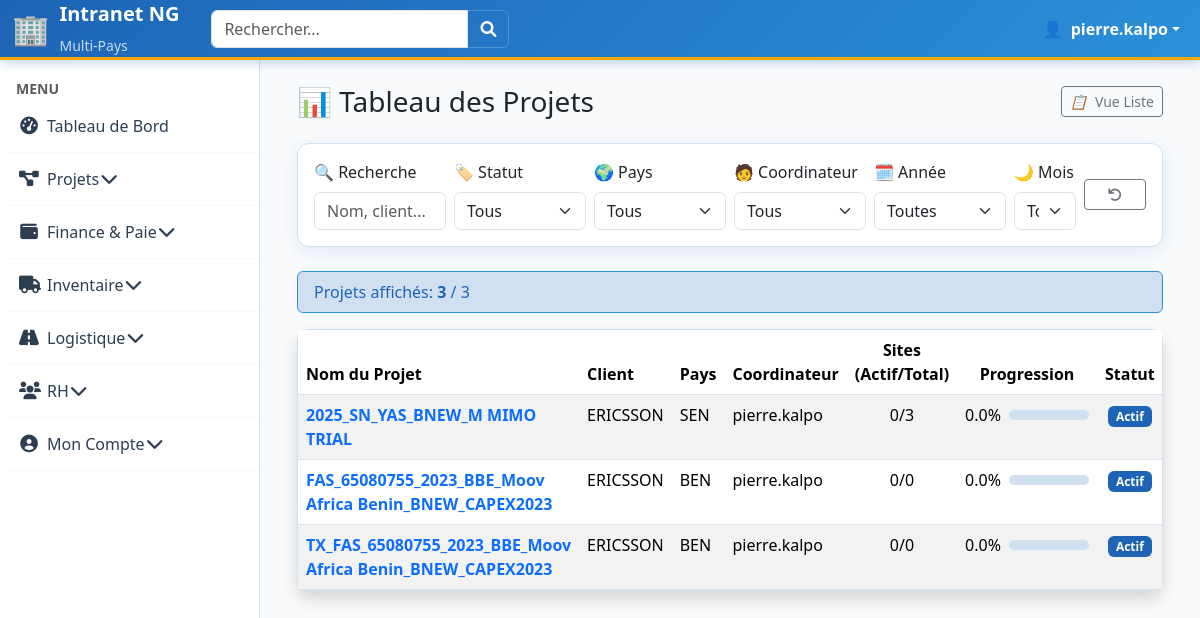
/projects/ (signed in), run on an earlier commit of the app's database.
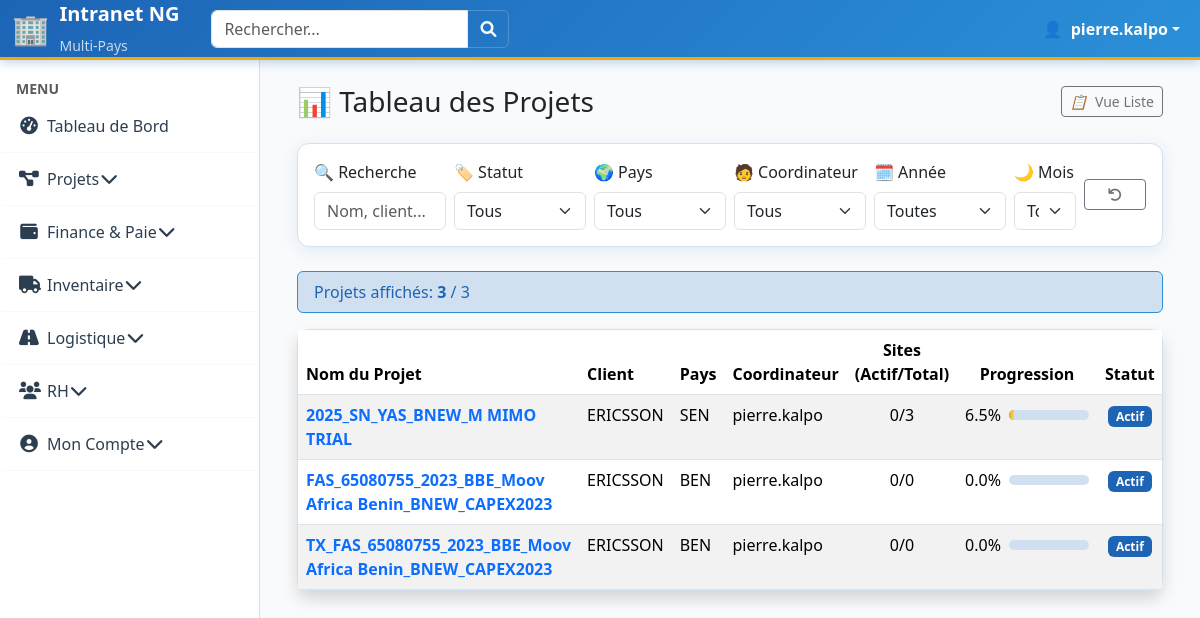
And on a later commit of the database.
### projects/models.py (models this page shows, shortened)
class Project(models.Model):
    country = models.ForeignKey(
        'users.Country',  # Utilise une chaîne pour éviter l'import circulaire
        on_delete=models.PROTECT,
        verbose_name=_("Pays d'Exécution"),
        help_text=_("Le pays détermine l'isolation des données."),
    )
    client = models.ForeignKey(
        Client,  # ✅ OK : Client est défini ci-dessus
        on_delete=models.SET_NULL,
        null=True,
        blank=True,
        verbose_name=_("Client")
    )
    name = models.CharField(max_length=200, verbose_name=_("Nom du Projet"))
    budget_alloue = models.DecimalField(
        max_digits=12,
        decimal_places=2,
        default=Decimal("0.00"),
        verbose_name=_("Budget Alloué"),
    )
    statut = models.CharField(
        max_length=20,
        choices=PROJECT_STATUS_CHOICES,
        default="PREPARATION",
        verbose_name=_("Statut"),
    )
    coordinator = models.ForeignKey(
        settings.AUTH_USER_MODEL,
        on_delete=models.PROTECT,
        related_name="coordinated_projects",
        verbose_name=_("Coordonnateur du Projet"),
        help_text=_(
            "L'utilisateur désigné pour gérer le projet (Project Coordinator/CM)."
        ),
    )
    start_date = models.DateField(verbose_name=_("Date de Démarrage"))
    end_date = models.DateField(
        blank=True, null=True, verbose_name=_("Date de Fin Estimée")
    )
    is_active = models.BooleanField(default=True, verbose_name=_("Projet Actif"))
    is_completed = models.BooleanField(default=False, verbose_name=_("Projet Terminé"))
    created_by = models.ForeignKey(
        settings.AUTH_USER_MODEL,
        on_delete=models.SET_NULL,
        null=True,
        related_name="projects_created",
        verbose_name=_("Créé par (Traçabilité)"),
    )
    project_type = models.ForeignKey(
        ProjectType,  # ✅ OK : ProjectType est défini ci-dessus
        on_delete=models.SET_NULL,
        null=True,
        blank=True,
        related_name="projects",
        verbose_name=_("Type de Projet"),
    )
    progress_percentage = models.DecimalField(
        max_digits=5,
        decimal_places=2,
        default=Decimal("0.00"),
        verbose_name=_("Progression Globale (%)"),
    )
    class Meta:
        verbose_name = _("Projet")
        verbose_name_plural = _("Projets")
        unique_together = ("country", "name")

class BaseLookupModel(models.Model):
    name = models.CharField(
        max_length=100, unique=True, verbose_name=_("Nom de la référence")
    )
    is_active = models.BooleanField(default=True, verbose_name=_("Actif"))
    class Meta:
        abstract = True
        ordering = ["name"]

class Client(BaseLookupModel):
    class Meta(BaseLookupModel.Meta):
        verbose_name = _("Client")
        verbose_name_plural = _("Clients")

### users/models.py (models this page shows, shortened)
class Country(models.Model):
    name = models.CharField(
        max_length=100, unique=True, verbose_name=_("Nom du Pays/Filiale")
    )
    code = models.CharField(
        max_length=5, unique=True, verbose_name=_("Code (Ex: BEN, TGO)")
    )
    is_active = models.BooleanField(default=True, verbose_name=_("Filiale Active"))
    class Meta:
        verbose_name = _("Pays/Filiale")
        verbose_name_plural = _("Pays/Filiales")

class CustomUser(AbstractUser):
    phone_number = models.CharField(
        max_length=20, blank=True, null=True, verbose_name="Numéro de téléphone"
    )
    salaire_mensuel_base = models.DecimalField(
        max_digits=10, decimal_places=2, default=Decimal("0.00"), verbose_name=_("Salaire Mensuel de Base")
    )
    statut_actuel = models.CharField(
        max_length=20,
        choices=EMPLOYEE_STATUS_CHOICES,
        default="ACTIF",
        verbose_name=_("Statut actuel"),
    )
    class Meta:
        verbose_name = "Employé"
        verbose_name_plural = "Employés"
    def is_team_lead_user(self):
        return self.groups.filter(name__iexact="Team_Lead").exists()
    def is_coordinator_user(self):
        user_roles = {r.lower() for r in self.get_active_role_names()}
        return (
            "coordinateur de projet" in user_roles or "coordinateur_de_projet" in user_roles
        )
    def is_field_team_user(self):
        user_roles = {r.lower() for r in self.get_active_role_names()}
        return "field team" in user_roles or "field_team" in user_roles
    @property
    def is_cm(self):
        user_roles = {r.lower() for r in self.get_active_role_names()}
        return "country manager" in user_roles or "country_manager" in user_roles
    @property
    def is_coordinator(self):
        return self.is_coordinator_user()
    @property
    def is_field_team(self):
        return self.is_field_team_user()
    @property
    def is_team_lead(self):
        return self.is_team_lead_user()
    @property
    def active_country_ids(self):
        if not self.is_authenticated:
            return []
        return list(
            self.assignments.filter(is_active=True, country__is_active=True)
            .values_list("country_id", flat=True)
            .distinct()
        )
    def get_active_role_names(self):
        if not self.is_authenticated:
            return set()
        return set(
            self.assignments.filter(
                is_active=True, country__is_active=True
            ).values_list("role__name", flat=True)
        )

### projects/views.py (the view)
# urls.py: path("", ProjectTableView.as_view(), name="project_table"),
class ProjectTableView(CountryIsolationMixin, ListView):
    model = Project
    template_name = "projects/project_table.html"
    context_object_name = "projects"
    def get_queryset(self):
        qs = super().get_queryset().select_related("country", "coordinator", "client")
        qs = qs.annotate(
            site_count=Count("sites", distinct=True),
            global_progress=Avg(
                "sites__progress_percentage",
                filter=Q(sites__progress_percentage__isnull=False),
                default=0,
            ),
        ).order_by("-start_date")
        return qs
    def get_context_data(self, **kwargs):
        context = super().get_context_data(**kwargs)
        user = self.request.user
        projects = context["projects"]
        project_pks = projects.values_list("pk", flat=True)
        context["total_projects"] = projects.count()
        context["active_projects"] = projects.filter(
            is_active=True, is_completed=False
        ).count()
        context["total_sites"] = sum(project.site_count for project in projects)
        context["avg_progress"] = round(
            projects.aggregate(avg=Avg("global_progress"))["avg"] or 0, 1
        )
        country_pks = (
            Project.objects.filter(pk__in=project_pks)
            .values_list("country__pk", flat=True)
            .distinct()
        )
        context["countries"] = Country.objects.filter(pk__in=country_pks).order_by(
            "name"
        )
        coordinator_ids = (
            Project.objects.filter(pk__in=project_pks)
            .values_list("coordinator", flat=True)
            .distinct()
        )
        context["coordinators"] = CustomUser.objects.filter(
            id__in=coordinator_ids
        ).distinct()
        context["available_years"] = (
            Project.objects.filter(pk__in=project_pks)
            .annotate(year=ExtractYear("start_date"))
            .values_list("year", flat=True)
            .distinct()
            .order_by("-year")
        )
        context["available_months"] = [
            {"value": i, "name": date(1, i, 1).strftime("%B")} for i in range(1, 13)
        ]
        context["is_cm"] = user.is_cm
        return context

### core/context_processors.py (called while the page is built)
def user_countries_processor(request):
    user = request.user
    countries = []
    active_country_ids = []
    if user.is_authenticated:
        active_country_ids = user.active_country_ids
        countries = Country.objects.filter(id__in=active_country_ids)
    return {
        "user_countries": countries,
        "active_country_ids": active_country_ids,  # Cette variable est maintenant toujours définie
    }

### projects/views.py (called while the page is built)
    def get_queryset(self):
        qs = super().get_queryset()
        user = self.request.user
        if user.is_superuser:
            return qs
        active_country_ids = user.active_country_ids
        if self.model == Project:
            return qs.filter(country__id__in=active_country_ids)
        elif self.model == Site:
            return qs.filter(project__country__id__in=active_country_ids)
        elif self.model in [Task, Inspection]:
            return qs.filter(site__project__country__id__in=active_country_ids)
        return qs.none()

### projects/templates/projects/project_table.html (shortened to what the changed rows need)
{% extends "core/base.html" %}
{% load humanize %}
{% block content %}
<div class="d-flex justify-content-between align-items-center mb-4">
    <h1 class="h3 mb-0">📊 Tableau des Projets</h1>
</div>
<div class="card shadow mb-4">
    <div class="card-body p-0">
        <div class="table-responsive">
            <table class="table table-striped table-hover mb-0">
                <thead class="bg-light">
                    <tr>
                        <th>Nom du Projet</th>
                        <th>Client</th>
                        <th>Pays</th>
                        <th>Coordinateur</th>
                        <th class="text-center">Sites (Actif/Total)</th>
                        <th class="text-center">Progression</th>
                        <th class="text-center">Statut</th>
                    </tr>
                </thead>
                <tbody id="projects-container">
                    {% for project in projects %}
                    <tr class="project-row"
                        data-name="{{ project.name|lower }}"
                        data-client="{{ project.client.name|lower|default:'' }}"
                        data-status="{% if project.is_active and not project.is_completed %}active{% elif project.is_completed %}completed{% else %}inactive{% endif %}"
                        data-country="{{ project.country.code }}"
                        data-coordinator="{{ project.coordinator.username }}"
                        data-year="{{ project.start_date.year }}"
                        data-month="{{ project.start_date.month }}"
                    >
                        <td>
                            <a href="{% url 'projects:project_detail' pk=project.pk %}" class="text-primary fw-bold text-decoration-none">
                                {{ project.name }}
                            </a>
                        </td>
                        <td>{{ project.client.name|default:"-" }}</td>
                        <td>{{ project.country.code }}</td>
                        <td>{{ project.coordinator.get_full_name|default:project.coordinator.username }}</td>
                        <td class="text-center">
                            {{ project.active_sites_count|default:"0" }}/{{ project.site_count }}
                        </td>
                        <td class="text-center">
                            <div class="d-flex align-items-center justify-content-center">
                                <span class="me-2">{{ project.global_progress|floatformat:"1" }}%</span>
                                <div class="progress" style="width: 80px; height: 10px;">
                                    <div class="progress-bar {% if project.global_progress >= 100 %}bg-success{% else %}bg-info{% endif %}"
                                         role="progressbar"
                                         style="width: {{ project.global_progress|floatformat:"0" }}%;"
                                         aria-valuenow="{{ project.global_progress|floatformat:"0" }}"
                                         aria-valuemin="0"
                                         aria-valuemax="100">
                                    </div>
                                </div>
                            </div>
                        </td>
                        <td class="text-center">
                            <span class="badge {% if project.is_completed %}bg-success{% elif project.is_active %}bg-primary{% else %}bg-danger{% endif %}">
                                {% if project.is_completed %}Terminé
                                {% elif project.is_active %}Actif
                                {% else %}Inactif
                                {% endif %}
                            </span>
                        </td>
                    </tr>
                    {% endfor %}
                </tbody>
            </table>
        </div>
    </div>
</div>
{% endblock %}

What changed in the data, as far as the page shows it:
changed Project "2025_SN_YAS_BNEW_M MIMO TRIAL": global_progress "0.0" → "6.5"
